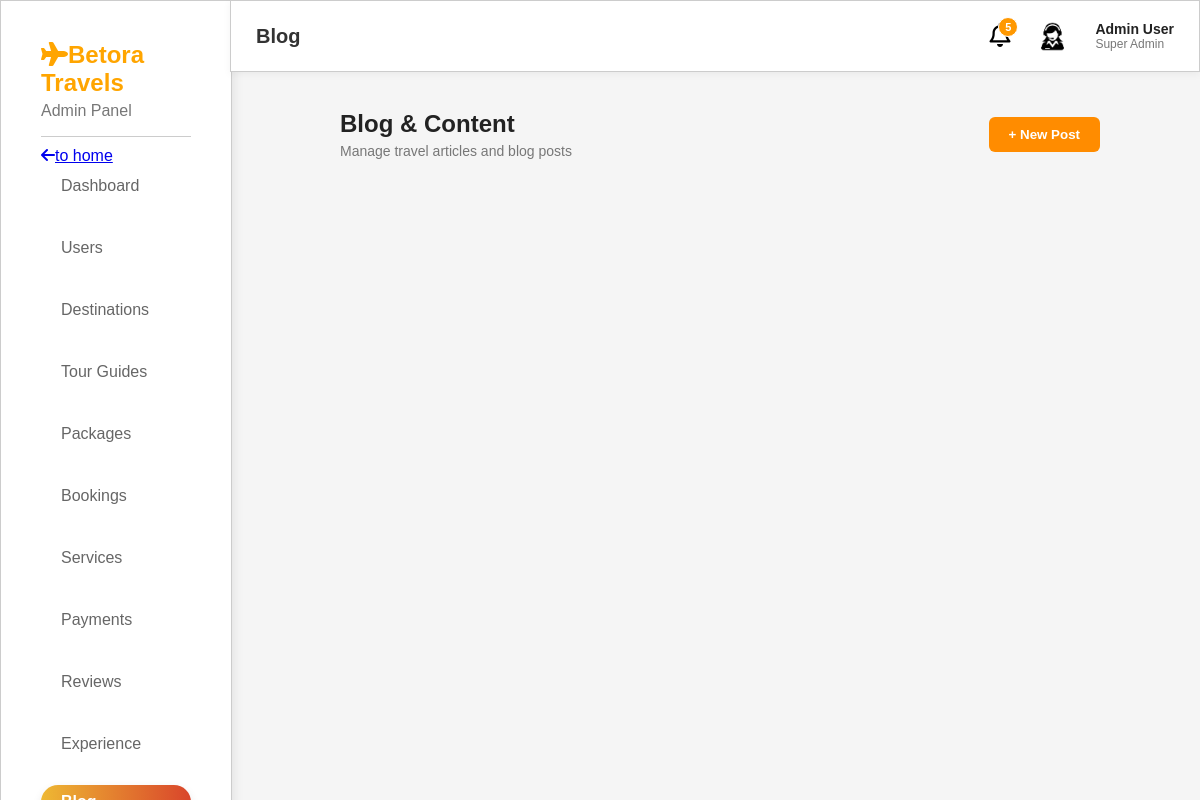
Before: /admin/blog.php with the older database file.
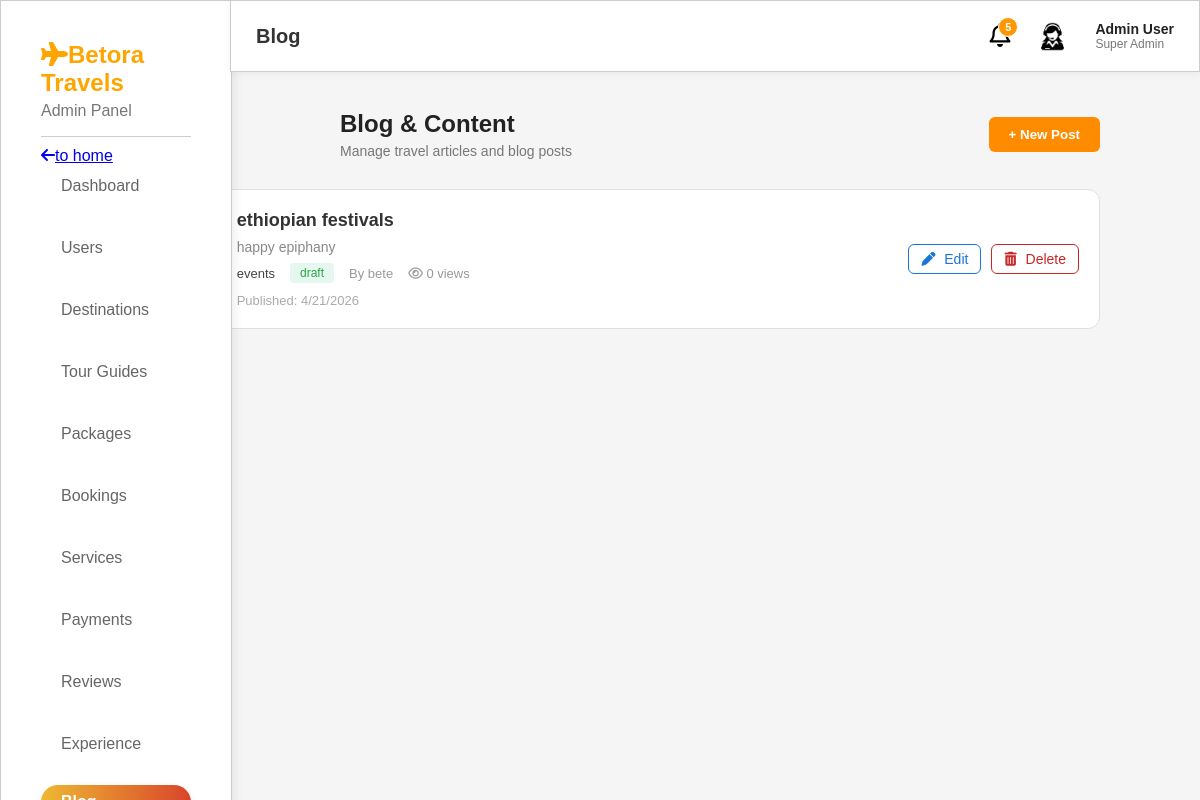
After: the same page with the newer database file.
### tables this page shows
CREATE TABLE `blog_posts` (
  `id` int(11) NOT NULL,
  `title` varchar(200) DEFAULT NULL,
  `slug` varchar(200) DEFAULT NULL,
  `category` varchar(100) DEFAULT NULL,
  `summary` varchar(500) DEFAULT NULL,
  `content` text DEFAULT NULL,
  `author_name` varchar(100) DEFAULT 'Admin User',
  `status` varchar(50) DEFAULT 'published',
  `views_count` int(11) DEFAULT 0,
  `image` varchar(255) DEFAULT NULL,
  `created_at` timestamp NOT NULL DEFAULT current_timestamp()
);

### admin/blog.php (the view, shortened to what this page needs)
<?php
$servername = "localhost";
$username = "root";
$password = "";
$dbname = "travel_db";
$conn = new mysqli($servername, $username, $password, $dbname);
$sql = "SELECT * FROM blog_posts ORDER BY created_at DESC";
$result = $conn->query($sql);
?>
<!DOCTYPE html>
<html lang="en">
<head>
    <link rel="stylesheet" href="blog.css">
    <?php include "layout.php"; ?>
    <link rel="stylesheet" href="https://cdnjs.cloudflare.com/ajax/libs/font-awesome/6.5.0/css/all.min.css">
</head>
<body>
<div class="container">
    <div class="header">
        <div class="header-text">
            <h1>Blog & Content</h1>
            <p>Manage travel articles and blog posts</p>
        </div>
        <button class="btn-new">+ New Post</button>
    </div>
    <?php if ($result->num_rows > 0): ?>
        <?php while($row = $result->fetch_assoc()): ?>
            <div class="blog-card">
                <div class="card-left">
                </div>
                <div class="card-center">
                    <h2><?php echo htmlspecialchars($row['title']); ?></h2>
                    <p class="summary"><?php echo htmlspecialchars($row['summary']); ?></p>
                    <div class="meta-row">
                        <span class="tag-category"><?php echo htmlspecialchars($row['category']); ?></span>
                        <span class="tag-status"><?php echo htmlspecialchars($row['status']); ?></span>
                        <span class="meta-text">By <?php echo htmlspecialchars($row['author_name']); ?></span>
                        <span class="meta-text"><i class="fa-regular fa-eye"></i> <?php echo $row['views_count']; ?> views</span>
                    </div>
                    <p class="published-date">Published: <?php echo date('n/j/Y', strtotime($row['created_at'])); ?></p>
                </div>
                <div class="card-right">
                    <a href="edit.php?id=<?php echo $row['id']; ?>" class="btn-action btn-edit"><i class="fa-solid fa-pen"></i> Edit</a>
                    <a href="delete.php?id=<?php echo $row['id']; ?>" class="btn-action btn-delete" onclick="return confirm('Delete this post?')"><i class="fa-solid fa-trash-can"></i> Delete</a>
                </div>
            </div>
        <?php endwhile; ?>
    <?php else: ?>
        <p>No posts found.</p>
    <?php endif; ?>
</div>
</body>
</html>

Changed rows visible on the page:
added blog_posts: title "ethiopian festivals", summary "happy epiphany", category "events", status "draft", author_name "bete", views_count "0", created_at "4/21/2026"
